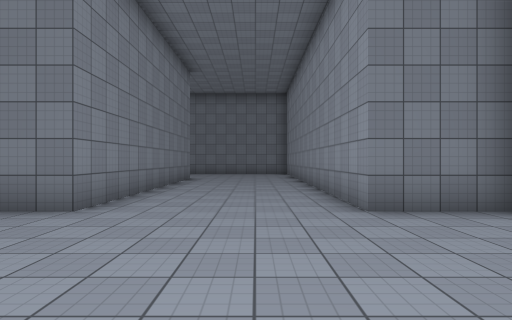
[1] (above)

24 first-person views from a walk through a scene from a Unity 3-D project. The camera is 1.4 m above the floor, looks level and sees 75° across. The floor is counted in squares, 2 m on a side. Each view is taken from the middle of a square. On the plan, view 1 faces up. The plan holds only what a view shows up to about 10 squares ahead; the rest is blank. The place goes on beyond the plan. Surface patterns are stand-ins for the level's own textures.

[2]
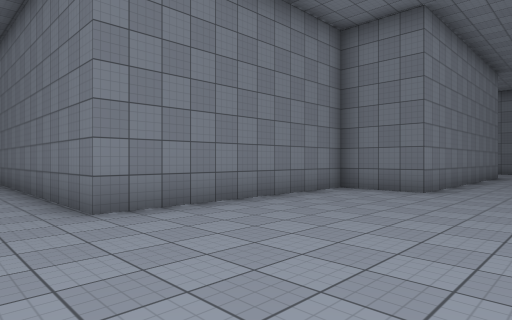

[3]
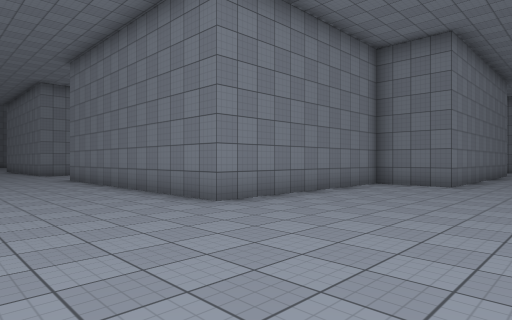

[4]
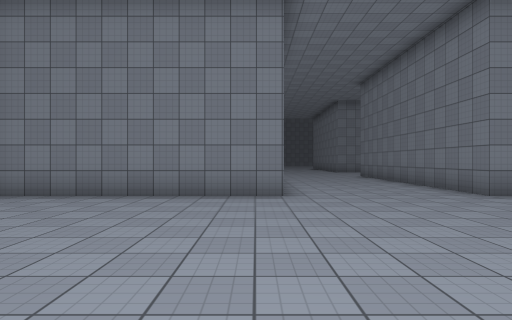

[5]
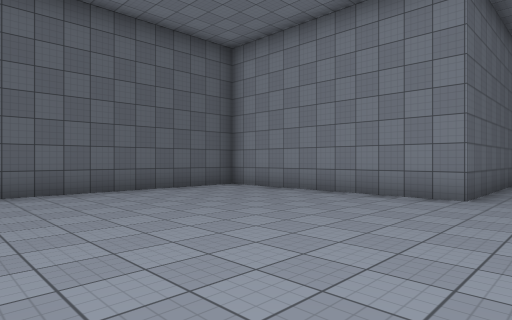

[6]
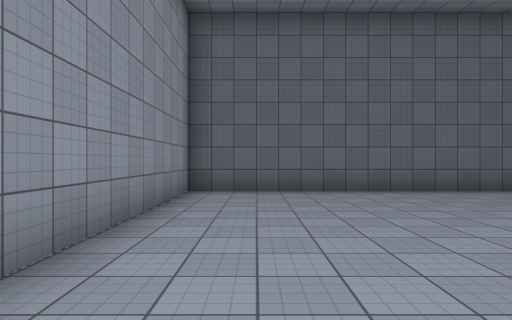

[7]
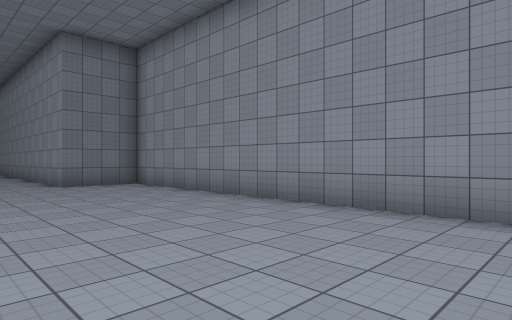

[8]
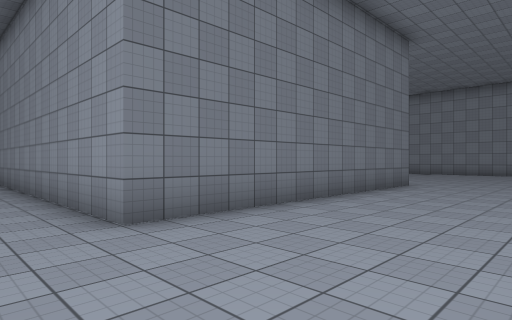

[9]
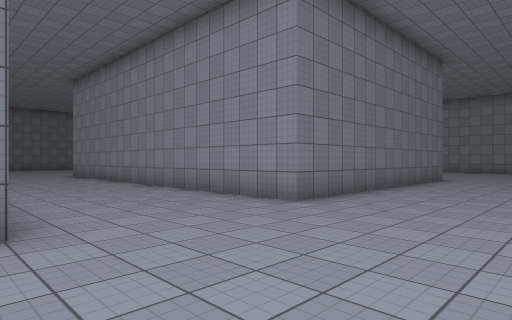

[10]
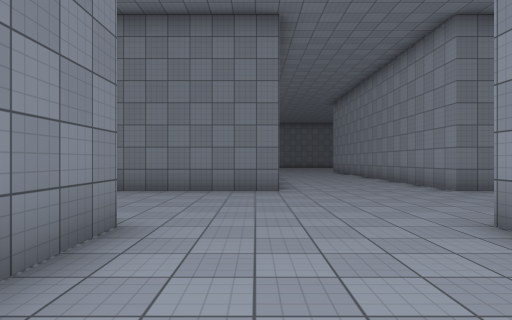

[11]
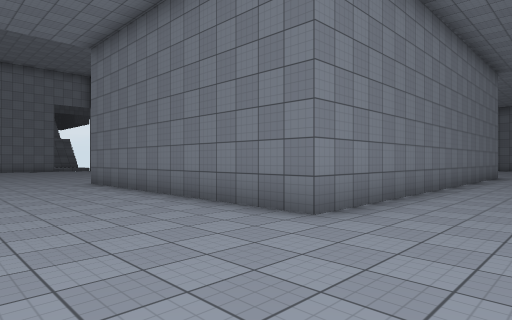

[12]
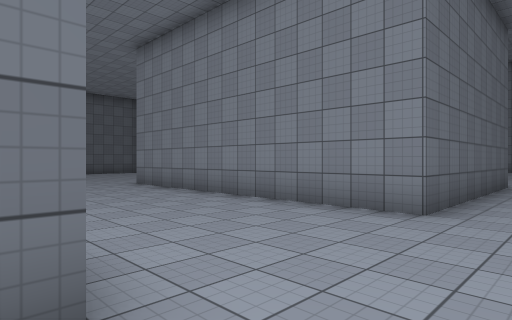

[13]
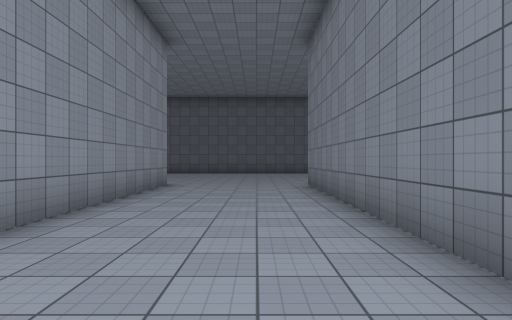

[14]
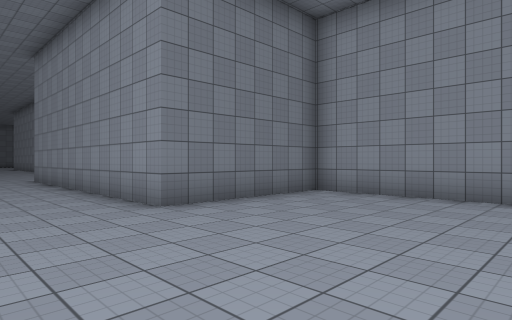

[15]
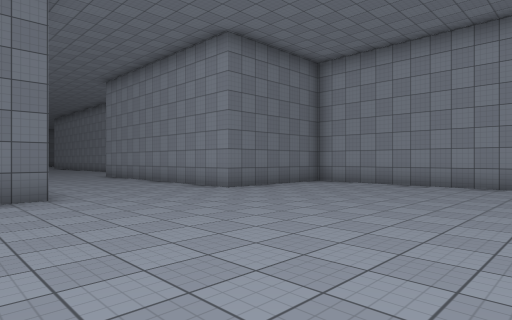

[16]
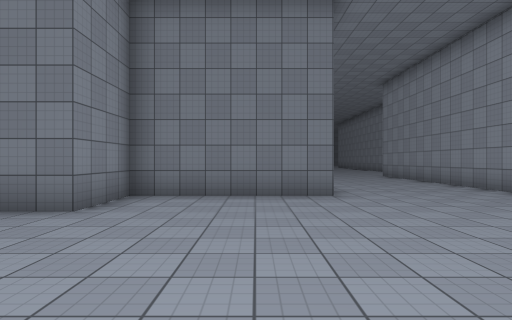

[17]
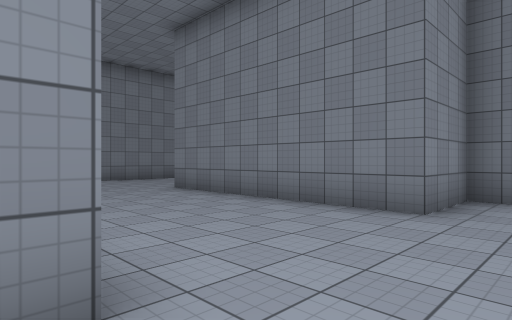

[18]
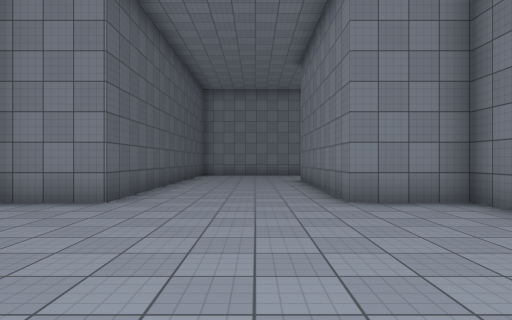

[19]
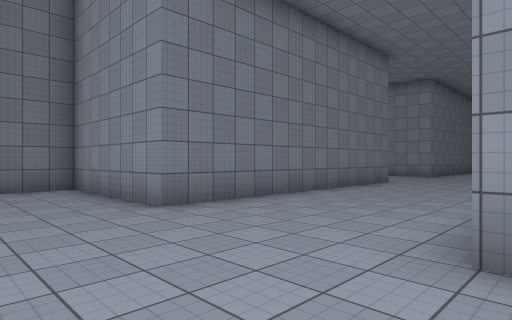

[20]
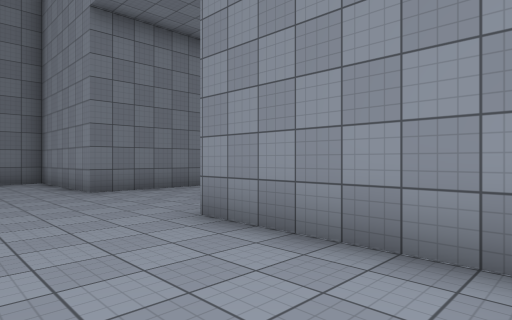

[21]
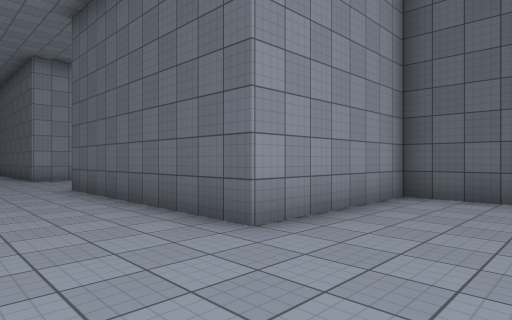

[22]
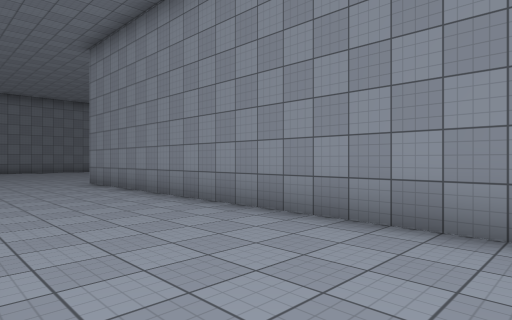

[23]
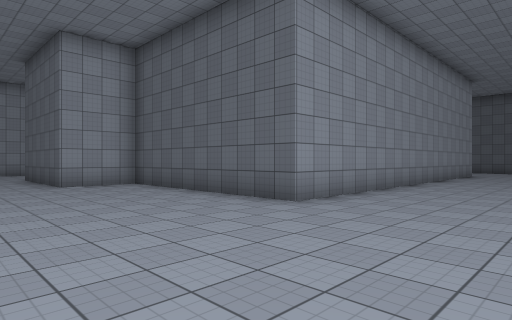

[24]
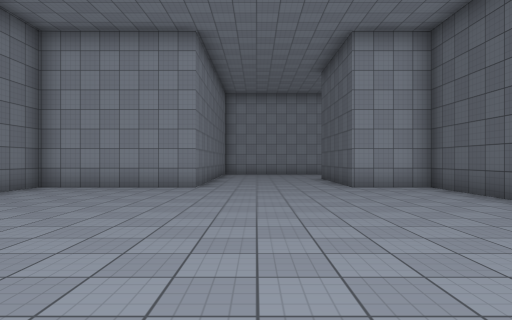

### Floor plan
Points are (right, up) in squares from view 1. A wall is a line through its corners. A room is listed if a view was taken in it or the views show most of it. See-through windows are left out.
Room 1 (views 1, 2, 3, 4, 5, 6, 7, 8, 9, 10, 11, 12, 13, 14, 15, 16, 17, 18, 19, 20, 21, 22, 23, 24)
walls: (-9, -5.5) (-4.5, -5.5) (-4.5, -11.5) (3.5, -11.5) (3.5, 4.5) (1.5, 4.5) (1.5, 10); (-16.5, 6.6) (-16.5, -1.5) (-24.5, -1.5) (-24.5, 2.5) (-25.9, 2.5); (-2.5, 10) (-2.5, 4.5) (-4.5, 4.5) (-4.5, -1.5) (-12.5, -1.5) (-12.5, 10.5) (-6.5, 10.5) (-6.5, 12.5) (-4.4, 12.5); (-26.2, -9.5) (-24.5, -9.5) (-24.5, -5.5) (-18.5, -5.5) (-18.5, -13.5) (-22.5, -13.5) (-22.5, -15.5) (-27.5, -15.5); (-5, 16.5) (-6.5, 16.5) (-6.5, 20.5) (-7.9, 20.5); (-10.5, -18.8) (-10.5, -13.5) (-14.5, -13.5) (-14.5, -5.4); (-27, -19.5) (-22.5, -19.5) (-22.5, -20.5)

Positions as (right, up) in squares from view 1, and headings:
1: (0, 0), facing up
2: (0, -3), facing up-left
3: (0, -5), facing up-left
4: (2, -6), facing left
5: (2, -4), facing down-left
6: (2, -4), facing down
7: (-1, -5), facing up-right
8: (-14, -5), facing up-right
9: (-17, -5), facing up-right
10: (-17, -9), facing up
11: (-14, -5), facing up-left
12: (-14, -4), facing down-left
13: (-17, -4), facing down
14: (-17, -18), facing up-right
15: (-20, -20), facing up-right
16: (-20, -20), facing up
17: (-21, -20), facing up-left
18: (-17, -17), facing left
19: (-27, -6), facing up-right
20: (-27, -9), facing up-right
21: (-27, -3), facing down-right
22: (-16, 0), facing up-right
23: (-16, 15), facing down-right
24: (-15, 15), facing right
